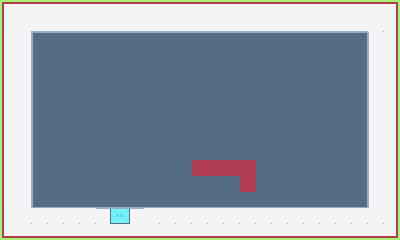

This game map was drawn from its Tiled (.tmx) file and the tilesets committed beside it. A one-line description and the full map source follow:
An orthogonal 25x15 tile map with 16x16 px tiles, 1 tile layer (Tile Layer 1) and 8 objects (door, player, shop).

<map version="1.10" tiledversion="1.11.2" orientation="orthogonal" renderorder="right-down" width="25" height="15" tilewidth="16" tileheight="16" infinite="0" nextlayerid="3" nextobjectid="20">
 <tileset firstgid="1" source="KonbiniNiSenTilesetV1.tsx" />
 <layer id="1" name="Tile Layer 1" width="25" height="15">
  <data encoding="csv">
1,2,2,2,2,2,2,2,2,2,2,2,2,2,2,2,2,2,2,2,2,2,2,2,7,
21,12,14,14,14,14,14,14,14,14,14,14,14,14,14,14,14,14,14,14,14,14,14,12,17,
21,32,23,24,24,24,24,24,24,24,24,24,24,24,24,24,24,24,24,24,24,24,25,36,17,
21,32,33,34,34,34,34,34,34,34,34,34,34,34,34,34,34,34,34,34,34,34,35,36,17,
21,32,33,34,34,34,34,34,34,34,34,34,34,34,34,34,34,34,34,34,34,34,35,36,17,
21,32,33,34,34,34,34,34,34,34,34,34,34,34,34,34,34,34,34,34,34,34,35,36,17,
21,32,33,34,34,34,34,34,34,34,34,34,34,34,34,34,34,34,34,34,34,34,35,36,17,
21,32,33,34,34,34,34,34,34,34,34,34,34,34,34,34,34,34,34,34,34,34,35,36,17,
21,32,33,34,34,34,34,34,34,34,34,34,34,34,34,34,34,34,34,34,34,34,35,36,17,
21,32,33,34,34,34,34,34,34,34,34,34,34,34,34,34,34,34,34,34,34,34,35,36,17,
21,32,33,34,34,34,34,34,34,34,34,34,10,10,10,10,34,34,34,34,34,34,35,36,17,
21,32,33,34,34,34,34,34,34,34,34,34,34,34,34,10,34,34,34,34,34,34,35,36,17,
21,32,43,44,44,44,44,44,44,44,44,44,44,44,44,44,44,44,44,44,44,44,45,36,17,
21,12,12,12,12,12,53,54,55,12,12,12,12,12,12,12,12,12,12,12,12,12,12,12,17,
61,62,62,62,62,62,62,62,62,62,62,62,62,62,62,62,62,62,62,62,62,62,62,62,67
</data>
 </layer>
 <objectgroup id="2" name="CollisionLayer">
  <object id="2" x="0" y="0" width="32" height="240" />
  <object id="3" x="32" y="208" width="368" height="32" />
  <object id="4" x="32" y="0" width="368" height="32" />
  <object id="5" x="368" y="32" width="32" height="176" />
  <object id="6" x="290" y="312" width="2" />
  <object id="7" name="door_event_area" type="door" x="96" y="192" width="48" height="16" />
  <object id="11" name="player_spawn_tile_obj" type="player" x="80" y="144" width="16" height="16" />
  <object id="15" name="shop_event_area" type="shop" x="176" y="144" width="96" height="64" />
 </objectgroup>
</map>